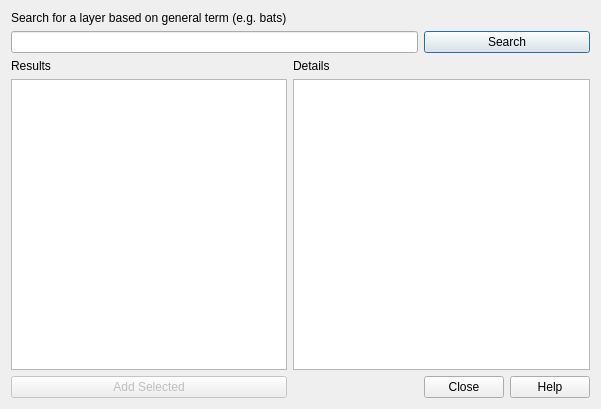
<?xml version="1.0" encoding="UTF-8"?>
<ui version="4.0">
 <class>GeoCatDialogBase</class>
 <widget class="QDialog" name="GeoCatDialogBase">
  <property name="geometry">
   <rect>
    <x>0</x>
    <y>0</y>
    <width>601</width>
    <height>409</height>
   </rect>
  </property>
  <property name="windowTitle">
   <string>Geo Cat</string>
  </property>
  <property name="windowIcon">
   <iconset resource="resources.qrc">
    <normaloff>:/plugins/GeoCat/icon.png</normaloff>:/plugins/GeoCat/icon.png</iconset>
  </property>
  <property name="modal">
   <bool>true</bool>
  </property>
  <layout class="QGridLayout" name="gridLayout">
   <item row="0" column="0">
    <widget class="QLabel" name="descriptionLabel">
     <property name="text">
      <string>Search for a layer based on general term (e.g. bats)</string>
     </property>
    </widget>
   </item>
   <item row="1" column="2">
    <widget class="QPushButton" name="searchPushButton">
     <property name="text">
      <string>Search</string>
     </property>
    </widget>
   </item>
   <item row="2" column="0">
    <widget class="QLabel" name="resultsLabel">
     <property name="text">
      <string>Results</string>
     </property>
    </widget>
   </item>
   <item row="2" column="1">
    <widget class="QLabel" name="detailsLabel">
     <property name="text">
      <string>Details</string>
     </property>
    </widget>
   </item>
   <item row="3" column="0">
    <widget class="QListWidget" name="resultsListWidget">
     <property name="selectionMode">
      <enum>QAbstractItemView::ExtendedSelection</enum>
     </property>
     <property name="selectionBehavior">
      <enum>QAbstractItemView::SelectRows</enum>
     </property>
    </widget>
   </item>
   <item row="3" column="1" colspan="2">
    <widget class="QPlainTextEdit" name="detailsPlainTextEdit">
     <property name="sizePolicy">
      <sizepolicy hsizetype="Expanding" vsizetype="Expanding">
       <horstretch>2</horstretch>
       <verstretch>0</verstretch>
      </sizepolicy>
     </property>
     <property name="readOnly">
      <bool>true</bool>
     </property>
    </widget>
   </item>
   <item row="4" column="0">
    <widget class="QPushButton" name="addSelectedPushButton">
     <property name="enabled">
      <bool>false</bool>
     </property>
     <property name="text">
      <string>Add Selected</string>
     </property>
    </widget>
   </item>
   <item row="4" column="2">
    <layout class="QHBoxLayout" name="horizontalLayout">
     <item>
      <widget class="QPushButton" name="closePushButton">
       <property name="text">
        <string>Close</string>
       </property>
      </widget>
     </item>
     <item>
      <widget class="QPushButton" name="helpPushButton">
       <property name="text">
        <string>Help</string>
       </property>
      </widget>
     </item>
    </layout>
   </item>
   <item row="1" column="0" colspan="2">
    <widget class="QLineEdit" name="searchLineEdit"/>
   </item>
  </layout>
 </widget>
 <tabstops>
  <tabstop>searchLineEdit</tabstop>
  <tabstop>searchPushButton</tabstop>
  <tabstop>resultsListWidget</tabstop>
  <tabstop>detailsPlainTextEdit</tabstop>
  <tabstop>addSelectedPushButton</tabstop>
  <tabstop>closePushButton</tabstop>
  <tabstop>helpPushButton</tabstop>
 </tabstops>
 <resources>
  <include location="resources.qrc"/>
 </resources>
 <connections>
  <connection>
   <sender>addSelectedPushButton</sender>
   <signal>clicked()</signal>
   <receiver>GeoCatDialogBase</receiver>
   <slot>add_selected_layers()</slot>
   <hints>
    <hint type="sourcelabel">
     <x>145</x>
     <y>385</y>
    </hint>
    <hint type="destinationlabel">
     <x>204</x>
     <y>54</y>
    </hint>
   </hints>
  </connection>
  <connection>
   <sender>searchPushButton</sender>
   <signal>clicked()</signal>
   <receiver>GeoCatDialogBase</receiver>
   <slot>search()</slot>
   <hints>
    <hint type="sourcelabel">
     <x>507</x>
     <y>35</y>
    </hint>
    <hint type="destinationlabel">
     <x>448</x>
     <y>11</y>
    </hint>
   </hints>
  </connection>
  <connection>
   <sender>resultsListWidget</sender>
   <signal>currentRowChanged(int)</signal>
   <receiver>GeoCatDialogBase</receiver>
   <slot>display_details(int)</slot>
   <hints>
    <hint type="sourcelabel">
     <x>119</x>
     <y>134</y>
    </hint>
    <hint type="destinationlabel">
     <x>65</x>
     <y>54</y>
    </hint>
   </hints>
  </connection>
  <connection>
   <sender>resultsListWidget</sender>
   <signal>itemSelectionChanged()</signal>
   <receiver>GeoCatDialogBase</receiver>
   <slot>on_result_sel_changed()</slot>
   <hints>
    <hint type="sourcelabel">
     <x>189</x>
     <y>160</y>
    </hint>
    <hint type="destinationlabel">
     <x>137</x>
     <y>52</y>
    </hint>
   </hints>
  </connection>
  <connection>
   <sender>searchLineEdit</sender>
   <signal>returnPressed()</signal>
   <receiver>GeoCatDialogBase</receiver>
   <slot>search()</slot>
   <hints>
    <hint type="sourcelabel">
     <x>248</x>
     <y>37</y>
    </hint>
    <hint type="destinationlabel">
     <x>293</x>
     <y>6</y>
    </hint>
   </hints>
  </connection>
  <connection>
   <sender>closePushButton</sender>
   <signal>clicked()</signal>
   <receiver>GeoCatDialogBase</receiver>
   <slot>reject()</slot>
   <hints>
    <hint type="sourcelabel">
     <x>463</x>
     <y>389</y>
    </hint>
    <hint type="destinationlabel">
     <x>366</x>
     <y>382</y>
    </hint>
   </hints>
  </connection>
  <connection>
   <sender>helpPushButton</sender>
   <signal>clicked()</signal>
   <receiver>GeoCatDialogBase</receiver>
   <slot>show_help()</slot>
   <hints>
    <hint type="sourcelabel">
     <x>535</x>
     <y>384</y>
    </hint>
    <hint type="destinationlabel">
     <x>399</x>
     <y>375</y>
    </hint>
   </hints>
  </connection>
 </connections>
 <slots>
  <slot>show_help()</slot>
  <slot>add_selected_layers()</slot>
  <slot>search()</slot>
  <slot>display_details(int)</slot>
  <slot>on_result_sel_changed()</slot>
 </slots>
</ui>
